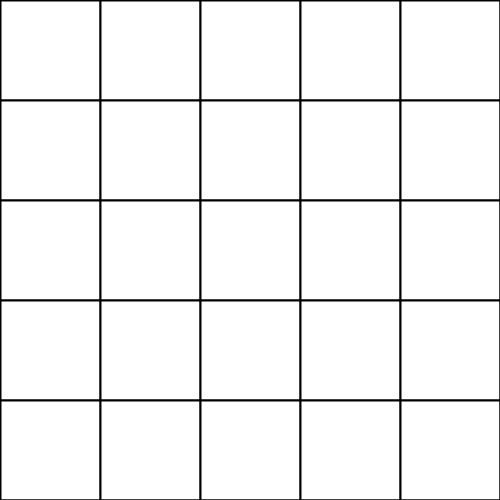
Frame 1 (no input)
Frame 60 (the mouse pressed at the canvas centre just before this capture): identical to frame 1, image omitted
Frame 120 (the mouse held since frame 60 and released just before this capture): identical to frame 1, image omitted

The Processing sketch that drew this single still picture (run headless with seeded random() and noise(); from frame 60 on, the mouse is pressed at the canvas centre):

// Processing sketch: nestedForLoop
// ── nestedForLoop.pde


void setup()
{
  size(500, 500);
}
  
void draw()
{
  drawGrid(100);
}

void drawGrid(int w)
{
  // x location (columns)
  for (int x = 0; x <= width; x += w)
  {
    // y location (rows)
    for ( int y = 0; y<=height; y +=w)
    {
      
      strokeWeight(2);
      stroke(0);
      rect(x, y, w, w);
    } // end column
  } // end row
}
